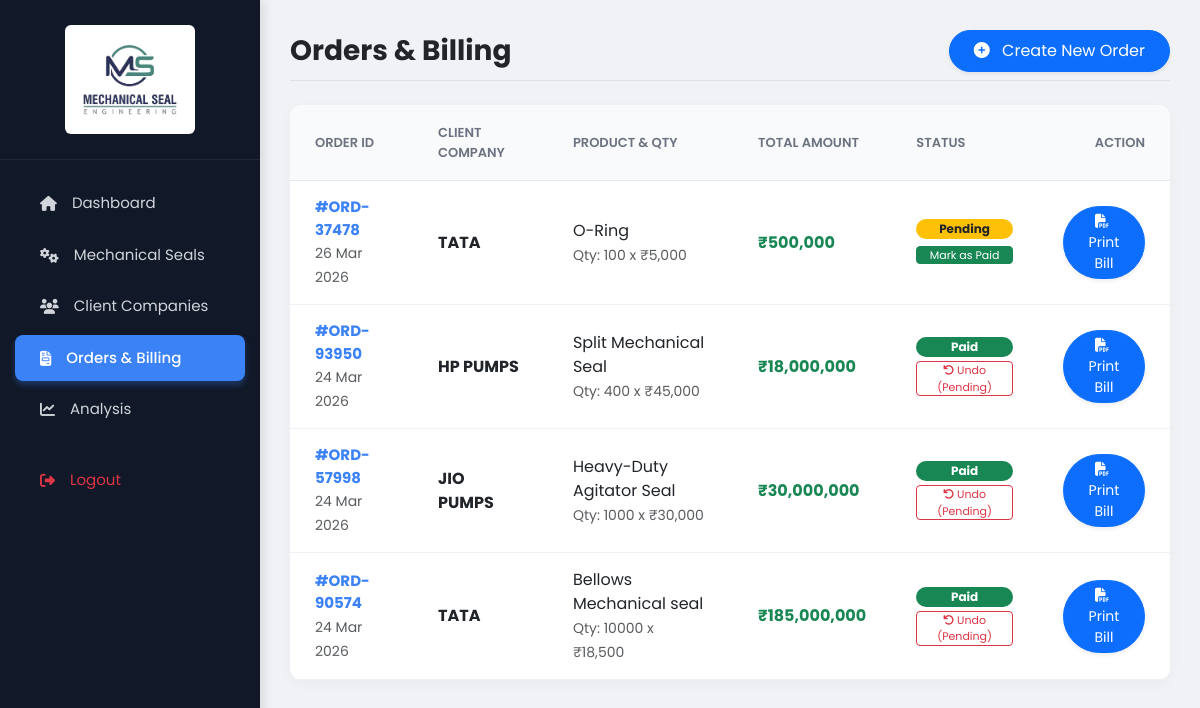
Screenshot of /orders.php (signed in) with the database file from the repository.
### tables this page shows
CREATE TABLE `orders` (
  `id` int(11) NOT NULL,
  `order_no` varchar(50) NOT NULL,
  `client_id` int(11) NOT NULL,
  `product_id` int(11) NOT NULL,
  `qty` int(11) NOT NULL,
  `total_amount` int(11) NOT NULL,
  `status` varchar(50) DEFAULT 'Pending',
  `created_at` timestamp NOT NULL DEFAULT current_timestamp()
);

CREATE TABLE `clients` (
  `id` int(11) NOT NULL,
  `company_name` varchar(255) NOT NULL,
  `contact_person` varchar(100) NOT NULL,
  `email` varchar(100) NOT NULL,
  `phone` varchar(20) NOT NULL,
  `status` varchar(50) DEFAULT 'Active',
  `created_at` timestamp NOT NULL DEFAULT current_timestamp()
);

CREATE TABLE `products` (
  `id` int(11) NOT NULL,
  `name` varchar(255) NOT NULL,
  `category` varchar(100) NOT NULL,
  `material` varchar(100) NOT NULL,
  `price` int(11) NOT NULL,
  `qty` int(11) NOT NULL,
  `image` varchar(255) NOT NULL,
  `created_at` timestamp NOT NULL DEFAULT current_timestamp()
);

### orders.php (the view, shortened to what this page needs)
<?php
$conn = new mysqli("localhost", "root", "", "seal_erp");
$sql = "SELECT orders.*, clients.company_name, products.name AS product_name, products.price
        FROM orders
        JOIN clients ON orders.client_id = clients.id
        JOIN products ON orders.product_id = products.id
        ORDER BY orders.id DESC";
$orders = $conn->query($sql);
?>
<!DOCTYPE html>
<html lang="en">
<head>
    <link href="https://cdn.jsdelivr.net/npm/bootstrap@5.3.0/dist/css/bootstrap.min.css" rel="stylesheet">
    <link rel="stylesheet" href="https://cdnjs.cloudflare.com/ajax/libs/font-awesome/6.4.0/css/all.min.css">
</head>
<body>
    <div class="sidebar">
        <div class="sidebar-logo"><img src="assets/logo.jpg" alt="MS Logo"></div>
        <ul class="menu">
            <li><a href="dashboard.php"><i class="fas fa-home"></i> Dashboard</a></li>
            <li><a href="products.php"><i class="fas fa-cogs"></i> Mechanical Seals</a></li>
            <li><a href="clients.php"><i class="fas fa-users"></i> Client Companies</a></li>
            <li class="active"><a href="orders.php"><i class="fas fa-file-invoice"></i> Orders & Billing</a></li>
            <li><a href="analytics.php"><i class="fas fa-chart-line"></i> Analysis</a></li>
            <li class="mt-4"><a href="logout.php" class="text-danger"><i class="fas fa-sign-out-alt"></i> Logout</a></li>
        </ul>
    </div>
    <div class="main-content">
        <div class="d-flex justify-content-between align-items-center mb-4 pb-2 border-bottom">
            <h3 class="fw-bold text-dark m-0">Orders & Billing</h3>
            <button class="btn btn-primary px-4 py-2 shadow-sm rounded-pill" data-bs-toggle="modal" data-bs-target="#addOrderModal">
                <i class="fas fa-plus-circle me-2"></i> Create New Order
            </button>
        </div>
        <?php if(!$orders || $orders->num_rows == 0): ?>
            <div class="empty-state shadow-sm"><i class="fas fa-file-invoice-dollar fa-3x text-muted mb-3"></i><h4 class="fw-bold text-secondary">No Orders Found</h4></div>
        <?php else: ?>
            <table class="order-table">
                <thead><tr><th>Order ID</th><th>Client Company</th><th>Product & Qty</th><th>Total Amount</th><th>Status</th><th style="text-align: right;">Action</th></tr></thead>
                <tbody>
                    <?php while($order = $orders->fetch_assoc()): ?>
                    <tr>
                        <td><div class="order-no">#<?php echo $order['order_no']; ?></div><small class="text-muted"><?php echo date('d M Y', strtotime($order['created_at'])); ?></small></td>
                        <td class="fw-bold text-dark"><?php echo $order['company_name']; ?></td>
                        <td><div><?php echo $order['product_name']; ?></div><small class="text-muted">Qty: <?php echo $order['qty']; ?> x ₹<?php echo number_format($order['price']); ?></small></td>
                        <td class="fw-bold text-success" style="font-size: 16px;">₹<?php echo number_format($order['total_amount']); ?></td>
                        <td>
                            <?php if($order['status'] == 'Pending'): ?>
                                <span class="badge bg-warning text-dark rounded-pill px-3 py-1 mb-1 d-block">Pending</span>
                                <a href="update_status.php?id=<?php echo $order['id']; ?>&status=Paid" class="btn btn-sm btn-success py-0 w-100" style="font-size: 11px;">Mark as Paid</a>
                            <?php else: ?>
                                <span class="badge bg-success rounded-pill px-3 py-1 mb-1 d-block">Paid</span>
                                <a href="update_status.php?id=<?php echo $order['id']; ?>&status=Pending" class="btn btn-sm btn-outline-danger py-0 w-100" style="font-size: 11px;"><i class="fas fa-undo"></i> Undo (Pending)</a>
                            <?php endif; ?>
                        </td>
                        <td style="text-align: right;">
                            <a href="print_bill.php?id=<?php echo $order['id']; ?>" target="_blank" class="btn btn-sm btn-primary rounded-pill px-3 shadow-sm"><i class="fas fa-file-pdf me-1"></i> Print Bill</a>
                        </td>
                    </tr>
                    <?php endwhile; ?>
                </tbody>
            </table>
        <?php endif; ?>
    </div>
</body>
</html>

### orders.php (style rules this page uses)
* { margin: 0; padding: 0; box-sizing: border-box; font-family: 'Poppins', sans-serif; }
body { background-color: #f0f2f5; overflow-x: hidden; }
.sidebar { width: 260px; background: #111827; height: 100vh; color: white; position: fixed; top: 0; left: 0; box-shadow: 4px 0 10px rgba(0,0,0,0.1); z-index: 999; }
.sidebar-logo { text-align: center; padding: 25px 20px; border-bottom: 1px solid #1f2937; }
.sidebar-logo img { max-width: 130px; border-radius: 6px; background: white; padding: 5px; }
.menu { list-style: none; margin-top: 20px; padding: 0; }
.menu li { padding: 12px 25px; margin: 5px 15px; border-radius: 8px; transition: 0.3s; }
.menu li.active { background: #3b82f6; box-shadow: 0 4px 6px rgba(59, 130, 246, 0.3); }
.menu li a { color: #d1d5db; text-decoration: none; font-size: 15px; display: flex; align-items: center; gap: 15px; }
.menu li.active a { color: white; font-weight: 500; }
.main-content { margin-left: 260px; padding: 30px; width: calc(100% - 260px); }
.order-table { width: 100%; background: white; border-radius: 12px; box-shadow: 0 4px 15px rgba(0,0,0,0.03); border-collapse: separate; border-spacing: 0; overflow: hidden; }
.order-table thead { background-color: #f9fafb; }
.order-table th { color: #6b7280; font-weight: 600; font-size: 13px; text-transform: uppercase; padding: 18px 25px; border-bottom: 1px solid #e5e7eb; }
.order-table td { padding: 15px 25px; border-bottom: 1px solid #f0f2f5; vertical-align: middle; }
.order-no { font-weight: 700; color: #3b82f6; font-size: 15px; }

### rows the page displays
orders: order_no "ORD-37478", created_at "26 Mar 2026", client.company_name "TATA", product.name "O-Ring", qty "100", product.price "5,000", total_amount "500,000"
orders: order_no "ORD-93950", created_at "24 Mar 2026", client.company_name "HP PUMPS", product.name "Split Mechanical Seal", qty "400", product.price "45,000", total_amount "18,000,000"
orders: order_no "ORD-57998", created_at "24 Mar 2026", client.company_name "JIO PUMPS", product.name "Heavy-Duty Agitator Seal", qty "1000", product.price "30,000", total_amount "30,000,000"
orders: order_no "ORD-90574", created_at "24 Mar 2026", client.company_name "TATA", product.name "Bellows Mechanical seal", qty "10000", product.price "18,500", total_amount "185,000,000"
